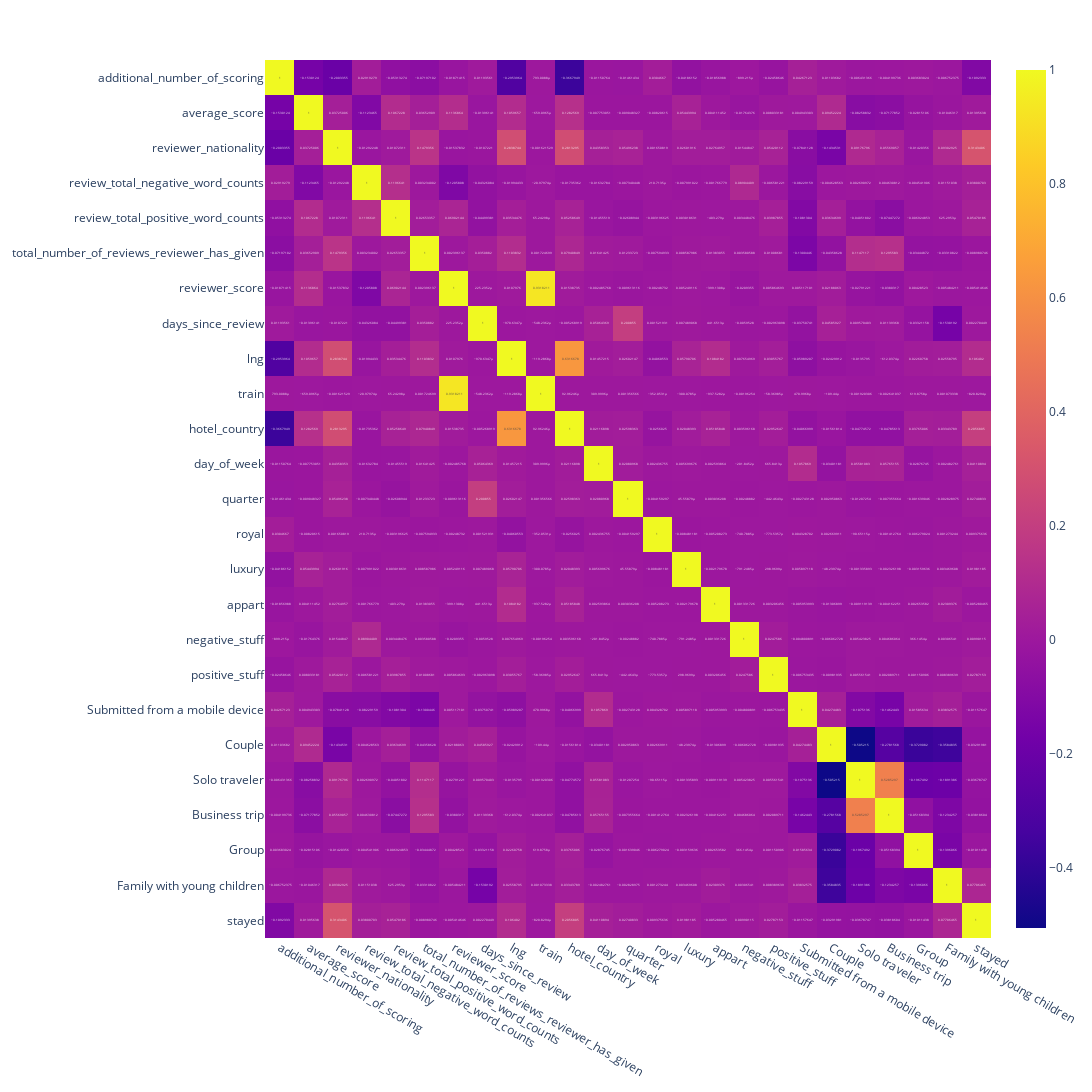

The code cell stored with this chart in its notebook:
### Code cell
fig = px.imshow(data.corr(numeric_only=True), 
                text_auto=True, aspect="auto",
                # width=40,
                # height=100
                )
fig.update_layout(width=1500, height=1500)
fig.show()

### Figure 1 — Plotly figure (JSON) as saved in the notebook; plotly's stock layout.template omitted (floating-point values rounded to 4 significant figures; data arrays with more than 128 entries replaced by an {"elided": "..."} marker saying what was removed)
{"data": [{"coloraxis": "coloraxis", "hovertemplate": "x: %{x}<br>y: %{y}<br>color: %{z}<extra></extra>", "name": "0", "texttemplate": "%{z}", "type": "heatmap", "x": ["additional_number_of_scoring", "average_score", "reviewer_nationality", "review_total_negative_word_counts", "review_total_positive_word_counts", "total_number_of_reviews_reviewer_has_given", "reviewer_score", "days_since_review", "lng", "train", "hotel_country", "day_of_week", "quarter", "royal", "luxury", "appart", "negative_stuff", "positive_stuff", "Submitted from a mobile device", "Couple", "Solo traveler", "Business trip", "Group", "Family with young children", "stayed"], "xaxis": "x", "y": ["additional_number_of_scoring", "average_score", "reviewer_nationality", "review_total_negative_word_counts", "review_total_positive_word_counts", "total_number_of_reviews_reviewer_has_given", "reviewer_score", "days_since_review", "lng", "train", "hotel_country", "day_of_week", "quarter", "royal", "luxury", "appart", "negative_stuff", "positive_stuff", "Submitted from a mobile device", "Couple", "Solo traveler", "Business trip", "Group", "Family with young children", "stayed"], "yaxis": "y", "z": {"elided": "25x25 float values"}}], "layout": {"coloraxis": {"colorscale": [[0, "#0d0887"], [0.1111, "#46039f"], [0.2222, "#7201a8"], [0.3333, "#9c179e"], [0.4444, "#bd3786"], [0.5556, "#d8576b"], [0.6667, "#ed7953"], [0.7778, "#fb9f3a"], [0.8889, "#fdca26"], [1, "#f0f921"]]}, "height": 1500, "margin": {"t": 60}, "width": 1500, "xaxis": {"anchor": "y", "domain": [0, 1]}, "yaxis": {"anchor": "x", "autorange": "reversed", "domain": [0, 1]}}}
